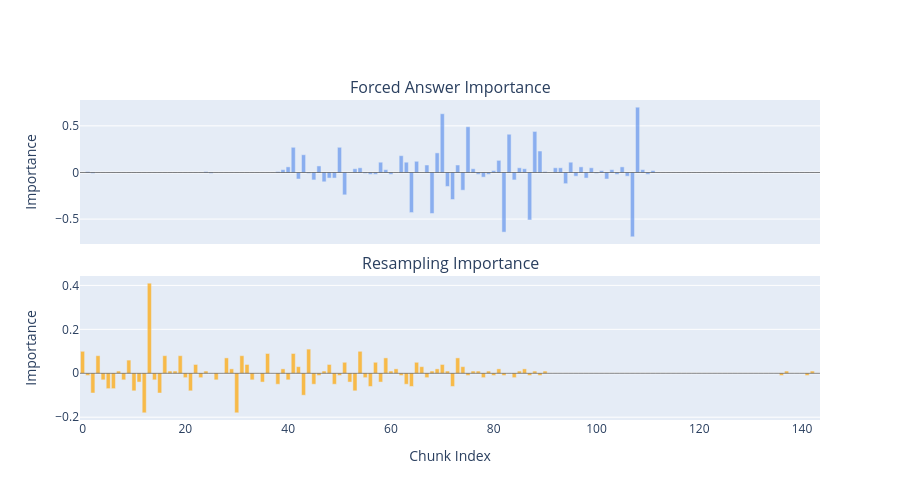

Notebook cell for this chart:
### Markdown cell above
### Exercise - compare resampling importance

> ```yaml
> Difficulty: 🔴⚪⚪⚪⚪
> Importance: 🔵🔵🔵⚪⚪
> 
> You should spend up to 5-10 minutes on this exercise.
> ```

The same `calculate_answer_importance` function works - we just apply it to different data!

Before computing this, make a concrete prediction: **which chunks do you think will have the highest resampling importance?** Will they be the same chunks that had high forced answer importance, or different ones? Will the importance be concentrated near the end of the trace (like forced answer importance) or more spread out? Write down your prediction, then compute the results and see how well your intuition matched.

### Code cell
# YOUR CODE HERE - compute `resampling_importances` using `calculate_answer_importance`
# on the resampled rollouts

# Calculate forced answer importance
print(problem_data.keys())
full_cot_list = [
    [rollout["full_cot"] for rollout in chunk_rollouts] for chunk_rollouts in problem_data["chunk_solutions"]
]
answer = problem_data["problem"]["gt_answer"]

resampling_importances = calculate_answer_importance(full_cot_list, answer)

# Compare with precomputed values from dataset (they used a slightly different method to us, but
# we should get an answer within 1% of theirs)
precomputed = [chunk["resampling_importance_accuracy"] for chunk in problem_data["chunks_labeled"][:-1]]
avg_diff = np.abs(np.subtract(resampling_importances, precomputed)).mean()
assert avg_diff < 0.01, "Error above 1% threshold"

# Plot comparison between these two metrics
chunks_for_hover = [chunk["chunk"] for chunk in problem_data["chunks_labeled"][:-1]]
hover_texts = [chunk[:100] + "..." if len(chunk) > 100 else chunk for chunk in chunks_for_hover]

fig = make_subplots(
    rows=2,
    cols=1,
    shared_xaxes=True,
    vertical_spacing=0.1,
    subplot_titles=("Forced Answer Importance", "Resampling Importance"),
)

for row, color, y in [(1, "cornflowerblue", forced_importances), (2, "orange", resampling_importances)]:
    fig.add_trace(
        go.Bar(
            x=list(range(len(y))),
            y=y,
            opacity=0.7,
            name="Forced" if color == "cornflowerblue" else "Resampling",
            marker_color=color,
            hovertemplate="<b>Chunk %{x}</b><br>Importance: %{y:.4f}<br>Text: %{customdata}<extra></extra>",
            customdata=hover_texts,
        ),
        row=row,
        col=1,
    )

fig.add_hline(y=0, line_color="black", line_width=0.5, row=1, col=1)
fig.add_hline(y=0, line_color="black", line_width=0.5, row=2, col=1)
fig.update_layout(width=900, height=500, showlegend=False)
fig.update_xaxes(title_text="Chunk Index", row=2, col=1)
fig.update_yaxes(title_text="Importance", row=1, col=1)
fig.update_yaxes(title_text="Importance", row=2, col=1)
fig.show()

### Figure 1 — Plotly figure (JSON) as saved in the notebook; plotly's stock layout.template omitted (floating-point values rounded to 4 significant figures; data arrays with more than 128 entries replaced by an {"elided": "..."} marker saying what was removed)
{"data": [{"customdata": {"elided": "144 str values"}, "hovertemplate": "<b>Chunk %{x}</b><br>Importance: %{y:.4f}<br>Text: %{customdata}<extra></extra>", "marker": {"color": "cornflowerblue"}, "name": "Forced", "opacity": 0.7, "type": "bar", "x": {"elided": "144 int values"}, "xaxis": "x", "y": {"elided": "144 float values"}, "yaxis": "y"}, {"customdata": {"elided": "144 str values"}, "hovertemplate": "<b>Chunk %{x}</b><br>Importance: %{y:.4f}<br>Text: %{customdata}<extra></extra>", "marker": {"color": "orange"}, "name": "Resampling", "opacity": 0.7, "type": "bar", "x": {"elided": "144 int values"}, "xaxis": "x2", "y": {"elided": "144 float values"}, "yaxis": "y2"}], "layout": {"annotations": [{"font": {"size": 16}, "showarrow": false, "text": "Forced Answer Importance", "x": 0.5, "xanchor": "center", "xref": "paper", "y": 1, "yanchor": "bottom", "yref": "paper"}, {"font": {"size": 16}, "showarrow": false, "text": "Resampling Importance", "x": 0.5, "xanchor": "center", "xref": "paper", "y": 0.45, "yanchor": "bottom", "yref": "paper"}], "height": 500, "shapes": [{"line": {"color": "black", "width": 0.5}, "type": "line", "x0": 0, "x1": 1, "xref": "x domain", "y0": 0, "y1": 0, "yref": "y"}, {"line": {"color": "black", "width": 0.5}, "type": "line", "x0": 0, "x1": 1, "xref": "x2 domain", "y0": 0, "y1": 0, "yref": "y2"}], "showlegend": false, "width": 900, "xaxis": {"anchor": "y", "domain": [0, 1], "matches": "x2", "showticklabels": false}, "xaxis2": {"anchor": "y2", "domain": [0, 1], "title": {"text": "Chunk Index"}}, "yaxis": {"anchor": "x", "domain": [0.55, 1], "title": {"text": "Importance"}}, "yaxis2": {"anchor": "x2", "domain": [0, 0.45], "title": {"text": "Importance"}}}}
